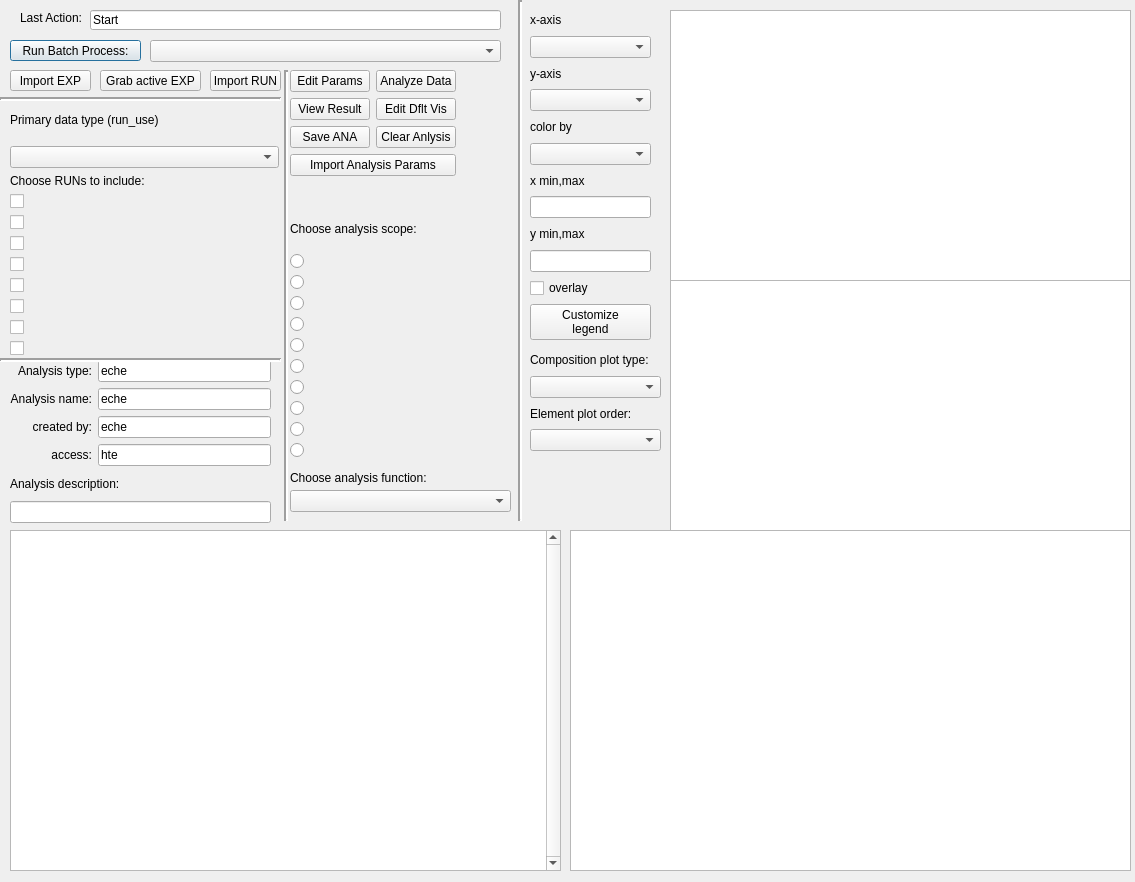
<?xml version="1.0" encoding="UTF-8"?>
<ui version="4.0">
 <class>CalcFOMDialog</class>
 <widget class="QDialog" name="CalcFOMDialog">
  <property name="geometry">
   <rect>
    <x>0</x>
    <y>0</y>
    <width>1135</width>
    <height>882</height>
   </rect>
  </property>
  <property name="windowTitle">
   <string>Process Data, Calc FOM from EXP</string>
  </property>
  <widget class="QLineEdit" name="LastActionLineEdit">
   <property name="geometry">
    <rect>
     <x>90</x>
     <y>10</y>
     <width>411</width>
     <height>20</height>
    </rect>
   </property>
   <property name="toolTip">
    <string>Comment string to be included in EXP</string>
   </property>
   <property name="text">
    <string>Start</string>
   </property>
  </widget>
  <widget class="QLabel" name="label_15">
   <property name="geometry">
    <rect>
     <x>20</x>
     <y>10</y>
     <width>91</width>
     <height>16</height>
    </rect>
   </property>
   <property name="text">
    <string>Last Action:</string>
   </property>
  </widget>
  <widget class="QComboBox" name="BatchComboBox">
   <property name="geometry">
    <rect>
     <x>150</x>
     <y>40</y>
     <width>351</width>
     <height>22</height>
    </rect>
   </property>
   <property name="toolTip">
    <string>Apply all other filteres in this section to only this run</string>
   </property>
  </widget>
  <widget class="QPushButton" name="BatchPushButton">
   <property name="geometry">
    <rect>
     <x>10</x>
     <y>40</y>
     <width>131</width>
     <height>21</height>
    </rect>
   </property>
   <property name="toolTip">
    <string>Considering the files already in the EXP, keep the files that meet all criteria</string>
   </property>
   <property name="text">
    <string>Run Batch Process:</string>
   </property>
  </widget>
  <widget class="QWidget" name="gridLayoutWidget_2">
   <property name="geometry">
    <rect>
     <x>10</x>
     <y>100</y>
     <width>269</width>
     <height>256</height>
    </rect>
   </property>
   <layout class="QGridLayout" name="gridLayout">
    <item row="0" column="0" colspan="2">
     <widget class="QLabel" name="label_7">
      <property name="text">
       <string>Primary data type (run_use)</string>
      </property>
     </widget>
    </item>
    <item row="1" column="0" colspan="2">
     <widget class="QComboBox" name="ExpRunUseComboBox">
      <property name="toolTip">
       <string>This &quot;use&quot; is specified in the EXP 
and determines what types of analysis 
can be performed</string>
      </property>
     </widget>
    </item>
    <item row="2" column="0" colspan="2">
     <layout class="QVBoxLayout" name="verticalLayout_2">
      <item>
       <widget class="QLabel" name="label_14">
        <property name="text">
         <string>Choose RUNs to include:</string>
        </property>
       </widget>
      </item>
      <item>
       <widget class="QCheckBox" name="RunCheckBox_0">
        <property name="text">
         <string/>
        </property>
       </widget>
      </item>
      <item>
       <widget class="QCheckBox" name="RunCheckBox_1">
        <property name="text">
         <string/>
        </property>
       </widget>
      </item>
      <item>
       <widget class="QCheckBox" name="RunCheckBox_2">
        <property name="text">
         <string/>
        </property>
       </widget>
      </item>
      <item>
       <widget class="QCheckBox" name="RunCheckBox_3">
        <property name="text">
         <string/>
        </property>
       </widget>
      </item>
      <item>
       <widget class="QCheckBox" name="RunCheckBox_4">
        <property name="text">
         <string/>
        </property>
       </widget>
      </item>
      <item>
       <widget class="QCheckBox" name="RunCheckBox_5">
        <property name="text">
         <string/>
        </property>
       </widget>
      </item>
      <item>
       <widget class="QCheckBox" name="RunCheckBox_6">
        <property name="text">
         <string/>
        </property>
       </widget>
      </item>
      <item>
       <widget class="QCheckBox" name="RunCheckBox_7">
        <property name="text">
         <string/>
        </property>
       </widget>
      </item>
     </layout>
    </item>
   </layout>
  </widget>
  <widget class="QWidget" name="verticalLayoutWidget_3">
   <property name="geometry">
    <rect>
     <x>290</x>
     <y>210</y>
     <width>221</width>
     <height>248</height>
    </rect>
   </property>
   <layout class="QVBoxLayout" name="verticalLayout">
    <item>
     <widget class="QLabel" name="label_13">
      <property name="text">
       <string>Choose analysis scope:</string>
      </property>
     </widget>
    </item>
    <item>
     <widget class="QRadioButton" name="TechTypeRadioButton_0">
      <property name="text">
       <string/>
      </property>
      <attribute name="buttonGroup">
       <string notr="true">TechTypeButtonGroup</string>
      </attribute>
     </widget>
    </item>
    <item>
     <widget class="QRadioButton" name="TechTypeRadioButton_1">
      <property name="text">
       <string/>
      </property>
      <attribute name="buttonGroup">
       <string notr="true">TechTypeButtonGroup</string>
      </attribute>
     </widget>
    </item>
    <item>
     <widget class="QRadioButton" name="TechTypeRadioButton_2">
      <property name="text">
       <string/>
      </property>
      <attribute name="buttonGroup">
       <string notr="true">TechTypeButtonGroup</string>
      </attribute>
     </widget>
    </item>
    <item>
     <widget class="QRadioButton" name="TechTypeRadioButton_3">
      <property name="text">
       <string/>
      </property>
      <attribute name="buttonGroup">
       <string notr="true">TechTypeButtonGroup</string>
      </attribute>
     </widget>
    </item>
    <item>
     <widget class="QRadioButton" name="TechTypeRadioButton_4">
      <property name="text">
       <string/>
      </property>
      <attribute name="buttonGroup">
       <string notr="true">TechTypeButtonGroup</string>
      </attribute>
     </widget>
    </item>
    <item>
     <widget class="QRadioButton" name="TechTypeRadioButton_5">
      <property name="text">
       <string/>
      </property>
      <attribute name="buttonGroup">
       <string notr="true">TechTypeButtonGroup</string>
      </attribute>
     </widget>
    </item>
    <item>
     <widget class="QRadioButton" name="TechTypeRadioButton_6">
      <property name="text">
       <string/>
      </property>
      <attribute name="buttonGroup">
       <string notr="true">TechTypeButtonGroup</string>
      </attribute>
     </widget>
    </item>
    <item>
     <widget class="QRadioButton" name="TechTypeRadioButton_7">
      <property name="text">
       <string/>
      </property>
      <attribute name="buttonGroup">
       <string notr="true">TechTypeButtonGroup</string>
      </attribute>
     </widget>
    </item>
    <item>
     <widget class="QRadioButton" name="TechTypeRadioButton_8">
      <property name="text">
       <string/>
      </property>
      <attribute name="buttonGroup">
       <string notr="true">TechTypeButtonGroup</string>
      </attribute>
     </widget>
    </item>
    <item>
     <widget class="QRadioButton" name="TechTypeRadioButton_9">
      <property name="text">
       <string/>
      </property>
      <attribute name="buttonGroup">
       <string notr="true">TechTypeButtonGroup</string>
      </attribute>
     </widget>
    </item>
   </layout>
  </widget>
  <widget class="QWidget" name="gridLayoutWidget_3">
   <property name="geometry">
    <rect>
     <x>10</x>
     <y>360</y>
     <width>261</width>
     <height>163</height>
    </rect>
   </property>
   <layout class="QGridLayout" name="gridLayout_2">
    <item row="4" column="0" colspan="2">
     <widget class="QLabel" name="label_11">
      <property name="text">
       <string>Analysis description:</string>
      </property>
     </widget>
    </item>
    <item row="1" column="0">
     <widget class="QLabel" name="label_17">
      <property name="text">
       <string>Analysis name:</string>
      </property>
      <property name="alignment">
       <set>Qt::AlignRight|Qt::AlignTrailing|Qt::AlignVCenter</set>
      </property>
     </widget>
    </item>
    <item row="2" column="0">
     <widget class="QLabel" name="label_18">
      <property name="text">
       <string>created by:</string>
      </property>
      <property name="alignment">
       <set>Qt::AlignRight|Qt::AlignTrailing|Qt::AlignVCenter</set>
      </property>
     </widget>
    </item>
    <item row="3" column="0">
     <widget class="QLabel" name="label_19">
      <property name="text">
       <string>access:</string>
      </property>
      <property name="alignment">
       <set>Qt::AlignRight|Qt::AlignTrailing|Qt::AlignVCenter</set>
      </property>
     </widget>
    </item>
    <item row="2" column="1">
     <widget class="QLineEdit" name="UserNameLineEdit">
      <property name="toolTip">
       <string>Comment string to be included in EXP</string>
      </property>
      <property name="text">
       <string>eche</string>
      </property>
     </widget>
    </item>
    <item row="0" column="1">
     <widget class="QLineEdit" name="AnaTypeLineEdit">
      <property name="toolTip">
       <string>Comment string to be included in EXP</string>
      </property>
      <property name="text">
       <string>eche</string>
      </property>
     </widget>
    </item>
    <item row="1" column="1">
     <widget class="QLineEdit" name="AnaNameLineEdit">
      <property name="toolTip">
       <string>Comment string to be included in EXP</string>
      </property>
      <property name="text">
       <string>eche</string>
      </property>
     </widget>
    </item>
    <item row="3" column="1">
     <widget class="QLineEdit" name="AccessLineEdit">
      <property name="toolTip">
       <string>Comment string to be included in EXP</string>
      </property>
      <property name="text">
       <string>hte</string>
      </property>
     </widget>
    </item>
    <item row="0" column="0">
     <widget class="QLabel" name="label_16">
      <property name="text">
       <string>Analysis type:</string>
      </property>
      <property name="alignment">
       <set>Qt::AlignRight|Qt::AlignTrailing|Qt::AlignVCenter</set>
      </property>
     </widget>
    </item>
    <item row="5" column="0" colspan="2">
     <widget class="QLineEdit" name="AnaDescLineEdit">
      <property name="toolTip">
       <string>Comment string to be included in EXP</string>
      </property>
     </widget>
    </item>
   </layout>
  </widget>
  <widget class="QWidget" name="verticalLayoutWidget_2">
   <property name="geometry">
    <rect>
     <x>530</x>
     <y>350</y>
     <width>131</width>
     <height>101</height>
    </rect>
   </property>
   <layout class="QVBoxLayout" name="verticalLayout_3">
    <item>
     <widget class="QLabel" name="label">
      <property name="text">
       <string>Composition plot type:</string>
      </property>
     </widget>
    </item>
    <item>
     <widget class="QComboBox" name="CompPlotTypeComboBox">
      <property name="toolTip">
       <string>Apply all other filteres in this section to only this run</string>
      </property>
     </widget>
    </item>
    <item>
     <widget class="QLabel" name="label_2">
      <property name="text">
       <string>Element plot order:</string>
      </property>
     </widget>
    </item>
    <item>
     <widget class="QComboBox" name="CompPlotOrderComboBox">
      <property name="toolTip">
       <string>Apply all other filteres in this section to only this run</string>
      </property>
     </widget>
    </item>
   </layout>
  </widget>
  <widget class="QWidget" name="verticalLayoutWidget_4">
   <property name="geometry">
    <rect>
     <x>530</x>
     <y>10</y>
     <width>121</width>
     <height>330</height>
    </rect>
   </property>
   <layout class="QVBoxLayout" name="verticalLayout_4">
    <item>
     <widget class="QLabel" name="label_3">
      <property name="text">
       <string>x-axis</string>
      </property>
     </widget>
    </item>
    <item>
     <widget class="QComboBox" name="xplotchoiceComboBox">
      <property name="toolTip">
       <string>Apply all other filteres in this section to only this run</string>
      </property>
     </widget>
    </item>
    <item>
     <widget class="QLabel" name="label_4">
      <property name="text">
       <string>y-axis</string>
      </property>
     </widget>
    </item>
    <item>
     <widget class="QComboBox" name="yplotchoiceComboBox">
      <property name="toolTip">
       <string>Apply all other filteres in this section to only this run</string>
      </property>
     </widget>
    </item>
    <item>
     <widget class="QLabel" name="label_5">
      <property name="text">
       <string>color by</string>
      </property>
     </widget>
    </item>
    <item>
     <widget class="QComboBox" name="xycolplotchoiceComboBox">
      <property name="toolTip">
       <string>Apply all other filteres in this section to only this run</string>
      </property>
     </widget>
    </item>
    <item>
     <widget class="QLabel" name="label_6">
      <property name="text">
       <string>x min,max</string>
      </property>
     </widget>
    </item>
    <item>
     <widget class="QLineEdit" name="xminmaxLineEdit">
      <property name="toolTip">
       <string>Comment string to be included in EXP</string>
      </property>
     </widget>
    </item>
    <item>
     <widget class="QLabel" name="label_8">
      <property name="text">
       <string>y min,max</string>
      </property>
     </widget>
    </item>
    <item>
     <widget class="QLineEdit" name="yminmaxLineEdit">
      <property name="toolTip">
       <string>Comment string to be included in EXP</string>
      </property>
     </widget>
    </item>
    <item>
     <widget class="QCheckBox" name="overlayselectCheckBox">
      <property name="text">
       <string>overlay</string>
      </property>
     </widget>
    </item>
    <item>
     <widget class="QPushButton" name="customxylegendPushButton">
      <property name="toolTip">
       <string>Import a .exp file, which will clear any existing EXP and RUNs and create new RUNs from the EXP</string>
      </property>
      <property name="text">
       <string>Customize
legend</string>
      </property>
     </widget>
    </item>
   </layout>
  </widget>
  <widget class="QWidget" name="layoutWidget">
   <property name="geometry">
    <rect>
     <x>290</x>
     <y>70</y>
     <width>195</width>
     <height>135</height>
    </rect>
   </property>
   <layout class="QGridLayout" name="AnalysisGridLayout">
    <property name="sizeConstraint">
     <enum>QLayout::SetFixedSize</enum>
    </property>
    <item row="0" column="1">
     <widget class="QPushButton" name="AnalyzeDataPushButton">
      <property name="toolTip">
       <string>Perform the selected analysis</string>
      </property>
      <property name="text">
       <string>Analyze Data</string>
      </property>
     </widget>
    </item>
    <item row="1" column="1">
     <widget class="QPushButton" name="EditDfltVisPushButton">
      <property name="toolTip">
       <string>Edit the FOM visualization parameters</string>
      </property>
      <property name="text">
       <string>Edit Dflt Vis</string>
      </property>
     </widget>
    </item>
    <item row="2" column="1">
     <widget class="QPushButton" name="ClearAnalysisPushButton">
      <property name="toolTip">
       <string>Clear the analysis, removing intermediate data and FOMs</string>
      </property>
      <property name="text">
       <string>Clear Anlysis</string>
      </property>
     </widget>
    </item>
    <item row="1" column="0">
     <widget class="QPushButton" name="ViewResultPushButton">
      <property name="toolTip">
       <string>Send Raw, Intermediate and FOM data to the Visualize window</string>
      </property>
      <property name="text">
       <string>View Result</string>
      </property>
     </widget>
    </item>
    <item row="0" column="0">
     <widget class="QPushButton" name="EditAnalysisParamsPushButton">
      <property name="toolTip">
       <string>Edit parameters involved inthe analysis</string>
      </property>
      <property name="text">
       <string>Edit Params</string>
      </property>
     </widget>
    </item>
    <item row="2" column="0">
     <widget class="QPushButton" name="SaveAnaPushButton">
      <property name="toolTip">
       <string>Save .fom, FOR THE SELECTED ANALYSIS TYPE ONLY.
 Intermediate data will also be saved</string>
      </property>
      <property name="text">
       <string>Save ANA</string>
      </property>
     </widget>
    </item>
    <item row="3" column="0" colspan="2">
     <widget class="QPushButton" name="ImportAnalysisParamsPushButton">
      <property name="toolTip">
       <string>Import a .par file</string>
      </property>
      <property name="text">
       <string>Import Analysis Params</string>
      </property>
     </widget>
    </item>
   </layout>
  </widget>
  <widget class="QPushButton" name="ImportExpPushButton">
   <property name="geometry">
    <rect>
     <x>10</x>
     <y>70</y>
     <width>81</width>
     <height>21</height>
    </rect>
   </property>
   <property name="toolTip">
    <string>Import a .exp file, which will provide options for the data type, RUNs and analysis type</string>
   </property>
   <property name="text">
    <string>Import EXP</string>
   </property>
  </widget>
  <widget class="QPushButton" name="GrabExpPushButton">
   <property name="geometry">
    <rect>
     <x>100</x>
     <y>70</y>
     <width>101</width>
     <height>21</height>
    </rect>
   </property>
   <property name="toolTip">
    <string>Grab the EXP from the &quot;Create EXP&quot; window</string>
   </property>
   <property name="text">
    <string>Grab active EXP</string>
   </property>
  </widget>
  <widget class="QTextBrowser" name="textBrowser_plate">
   <property name="geometry">
    <rect>
     <x>570</x>
     <y>530</y>
     <width>561</width>
     <height>341</height>
    </rect>
   </property>
  </widget>
  <widget class="QTextBrowser" name="textBrowser_xy">
   <property name="geometry">
    <rect>
     <x>670</x>
     <y>10</y>
     <width>461</width>
     <height>271</height>
    </rect>
   </property>
  </widget>
  <widget class="QTextBrowser" name="textBrowser_h">
   <property name="geometry">
    <rect>
     <x>670</x>
     <y>280</y>
     <width>461</width>
     <height>251</height>
    </rect>
   </property>
  </widget>
  <widget class="Line" name="line">
   <property name="geometry">
    <rect>
     <x>276</x>
     <y>70</y>
     <width>20</width>
     <height>451</height>
    </rect>
   </property>
   <property name="lineWidth">
    <number>2</number>
   </property>
   <property name="orientation">
    <enum>Qt::Vertical</enum>
   </property>
  </widget>
  <widget class="Line" name="line_2">
   <property name="geometry">
    <rect>
     <x>510</x>
     <y>0</y>
     <width>20</width>
     <height>521</height>
    </rect>
   </property>
   <property name="lineWidth">
    <number>2</number>
   </property>
   <property name="orientation">
    <enum>Qt::Vertical</enum>
   </property>
  </widget>
  <widget class="Line" name="line_3">
   <property name="geometry">
    <rect>
     <x>0</x>
     <y>350</y>
     <width>281</width>
     <height>20</height>
    </rect>
   </property>
   <property name="lineWidth">
    <number>2</number>
   </property>
   <property name="orientation">
    <enum>Qt::Horizontal</enum>
   </property>
  </widget>
  <widget class="Line" name="line_4">
   <property name="geometry">
    <rect>
     <x>0</x>
     <y>89</y>
     <width>281</width>
     <height>21</height>
    </rect>
   </property>
   <property name="lineWidth">
    <number>2</number>
   </property>
   <property name="orientation">
    <enum>Qt::Horizontal</enum>
   </property>
  </widget>
  <widget class="QPushButton" name="ImportRunPushButton">
   <property name="geometry">
    <rect>
     <x>210</x>
     <y>70</y>
     <width>71</width>
     <height>21</height>
    </rect>
   </property>
   <property name="toolTip">
    <string>Import a .rcp file, from which an on-the-fly EXP will be made</string>
   </property>
   <property name="text">
    <string>Import RUN</string>
   </property>
  </widget>
  <widget class="QComboBox" name="AnalysisNamesComboBox">
   <property name="geometry">
    <rect>
     <x>290</x>
     <y>490</y>
     <width>221</width>
     <height>22</height>
    </rect>
   </property>
   <property name="toolTip">
    <string>The name of the functions that will be applied to data
to generate Intermediate and FOM results</string>
   </property>
  </widget>
  <widget class="QLabel" name="label_20">
   <property name="geometry">
    <rect>
     <x>290</x>
     <y>470</y>
     <width>219</width>
     <height>16</height>
    </rect>
   </property>
   <property name="text">
    <string>Choose analysis function:</string>
   </property>
  </widget>
  <widget class="QTreeWidget" name="AnaTreeWidget">
   <property name="geometry">
    <rect>
     <x>10</x>
     <y>530</y>
     <width>551</width>
     <height>341</height>
    </rect>
   </property>
   <property name="verticalScrollBarPolicy">
    <enum>Qt::ScrollBarAlwaysOn</enum>
   </property>
   <property name="horizontalScrollBarPolicy">
    <enum>Qt::ScrollBarAsNeeded</enum>
   </property>
   <property name="headerHidden">
    <bool>true</bool>
   </property>
   <property name="expandsOnDoubleClick">
    <bool>false</bool>
   </property>
   <attribute name="headerVisible">
    <bool>false</bool>
   </attribute>
   <attribute name="headerCascadingSectionResizes">
    <bool>false</bool>
   </attribute>
   <attribute name="headerStretchLastSection">
    <bool>true</bool>
   </attribute>
   <column>
    <property name="text">
     <string notr="true">1</string>
    </property>
   </column>
  </widget>
 </widget>
 <resources/>
 <connections/>
 <buttongroups>
  <buttongroup name="TechTypeButtonGroup"/>
 </buttongroups>
</ui>
